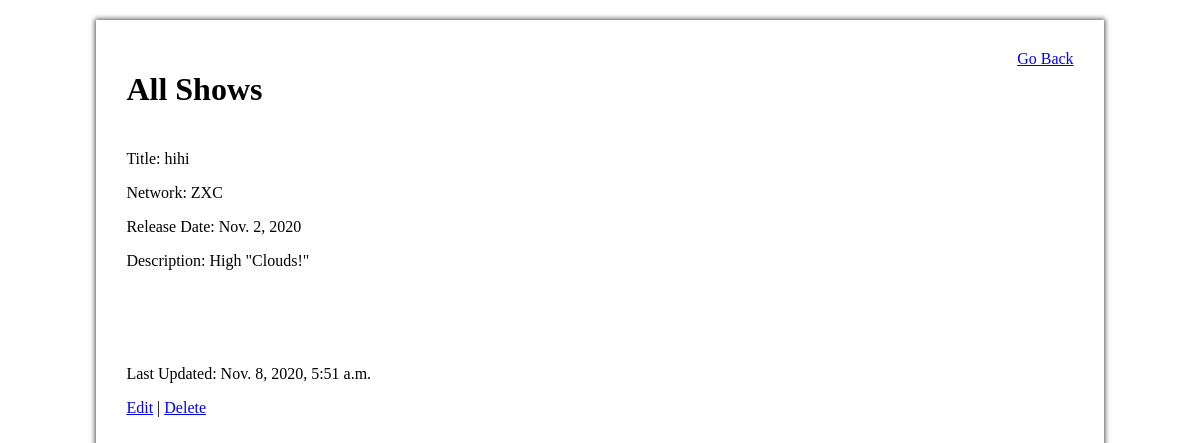
The page /shows/9 on the database as committed earlier.
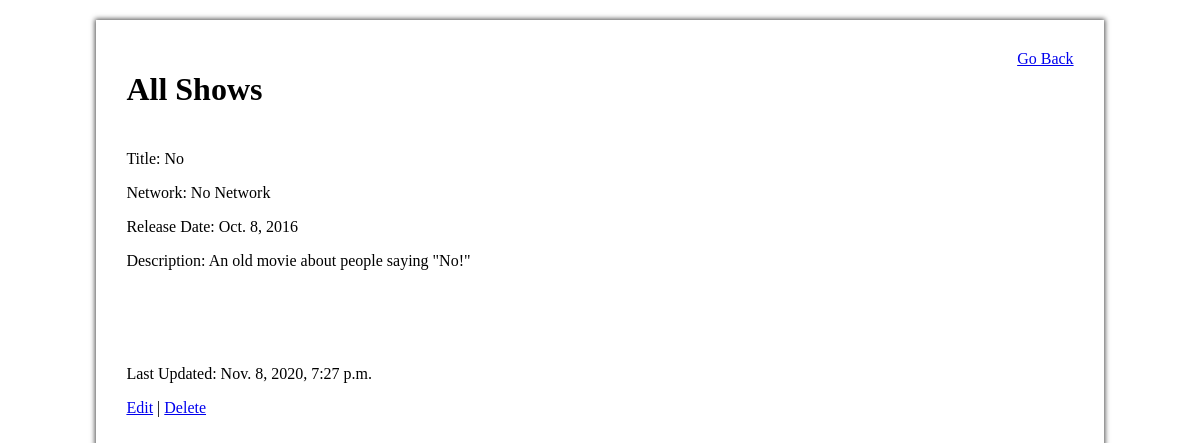
The same page on the database as committed later.
### tv_app/models.py (models this page shows)
class Show(models.Model):
    title = models.CharField(max_length=30)
    network = models.CharField(max_length=30)
    release = models.DateField(auto_now=False, auto_now_add=False, null=True)
    desc = models.TextField(null=True)
    create_at = models.DateTimeField(auto_now_add=True)
    update_at = models.DateTimeField(auto_now=True)

### tv_app/views.py (the view)
# urls.py: path('shows/<int:num>', views.showShow),
def showShow(request, num):
    context = {
        'show': Show.objects.get(id=num)
    }
    return render(request, 'showShow.html', context)

### tv_app/templates/showShow.html (shortened to what this page needs)
<!DOCTYPE html>
<html lang="en">
<head>
    {% load static %}
    <link rel="stylesheet" type="text/css" href="{% static 'showShow.css' %}">
</head>
<body>
    <div id="Box">
        <div class="titleBox">
            <h1>All Shows</h1>
            <a href="/shows">Go Back</a>
        </div>
        <div class="content">
            <p>Title: {{ show.title }}</p>
            <p>Network: {{ show.network }}</p>
            <p>Release Date: {{ show.release }}</p>
            <p>Description: {{ show.desc }}</p>
        </div>
        <div class="update">
            <p>Last Updated: {{ show.update_at }}</p>
        </div>
        <div>
            <a href="/shows/{{ show.id }}/edit">Edit</a> | <a href="/shows/{{ show.id }}/delete">Delete</a>
        </div>
    </div>
</body>
</html>

Rows that differ between the two databases and show on the page:
changed Show: title "hihi" → "No"; network "ZXC" → "No Network"; release "Nov. 2, 2020" → "Oct. 8, 2016"; desc "High \"Clouds!\"" → "An old movie about people saying \"No!\""; update_at "Nov. 8, 2020, 5:51 a.m." → "Nov. 8, 2020, 7:27 p.m."
